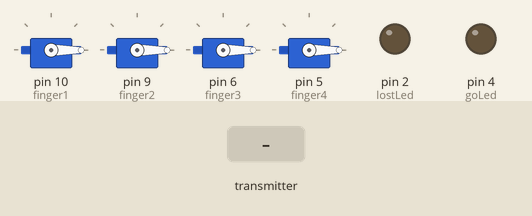
Simulated run of this sketch. Board: Arduino Uno, built with avr-gcc and run on an emulated ATmega328P. On the bench: 4 × servo, output pins drawn as LEDs (lit = HIGH). The inputs (shaded band) are chosen by the test bench. No radio packets arrive unless stated; what the sketch prints to the serial monitor is not drawn.

Above: at 1.2 s.
1.3 s: the transmitter starts sending flex1 = 0
At 1.6 s:
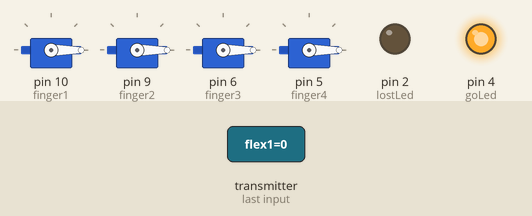
2.8 s: the transmitter starts sending flex2 = 64
At 4.0 s:
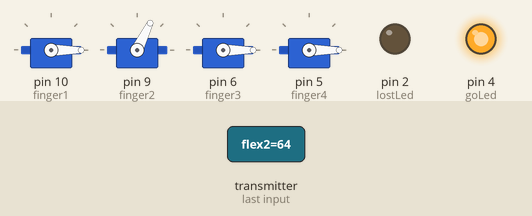
4.3 s: the transmitter starts sending flex3 = 128
At 5.3 s:
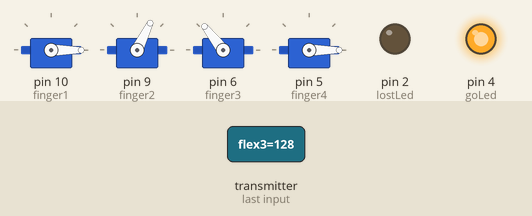
5.8 s: the transmitter starts sending flex4 = 64
At 6.4 s:
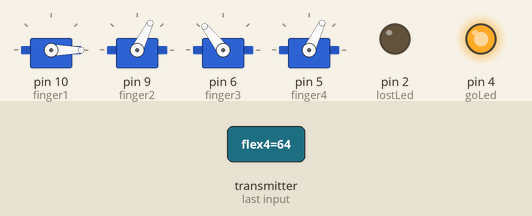
7.3 s: the transmitter starts sending flex1 = 64
At 7.6 s:
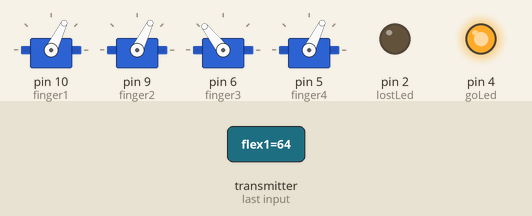
8.8 s: the transmitter starts sending flex2 = 0
At 9.9 s:
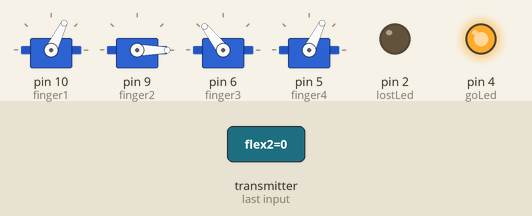
Timing chart, 0 to 11.3 s (numbered marks = the images above; inputs shaded):
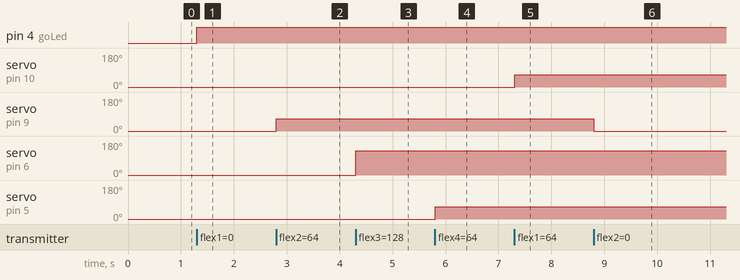

Measured:
- after the input at 1.3 s, pin 2 (lostLed): stays LOW (without the input it goes to HIGH after 0.71 s); pin 4 (goLed): LOW → HIGH at once
- after the input at 2.8 s, servo on pin 9 (finger2): 0° → 64° at once
- after the input at 4.3 s, servo on pin 6 (finger3): 0° → 128° at once
- after the input at 5.8 s, servo on pin 5 (finger4): 0° → 64° at once
- after the input at 7.3 s, servo on pin 10 (finger1): 0° → 64° at once
- after the input at 8.8 s, servo on pin 9 (finger2): 64° → 0° at once

The sketch:

Reciever.ino
```cpp
#include <SPI.h>
#include <RF24.h>
#include <nRF24L01.h>
#include <printf.h>
#include <RF24_config.h>
#define CE_PIN   7
#define CSN_PIN  8
RF24 radio(CE_PIN, CSN_PIN);
const uint64_t pipe = 0xE8E8F0F0E1LL;

#include <Servo.h>
Servo finger1;                    //index
Servo finger2;
Servo finger3;
Servo finger4;
int goLed = 4;
int lostLed = 2;
int reset = A0;                   //reset pin if lost
bool lost = 0;
struct flexData{
  byte flex1;
  byte flex2;
  byte flex3;
  byte flex4;
}; flexData data;

void setup(){
  Serial.begin(115200);
  Serial.println("Starting");
  pinMode(goLed, OUTPUT);
  pinMode(lostLed, OUTPUT);
  finger1.attach(10);             //pinky
  finger2.attach(9);
  finger3.attach(6);
  finger4.attach(5);
  radio.begin();
  //radio.setAutoAck(false);
  radio.setPALevel(RF24_PA_LOW);
  radio.setDataRate(RF24_250KBPS);
  radio.openReadingPipe(1,pipe);
  radio.setRetries(15,15);
  radio.startListening();
}

unsigned long lastRecvTime = 0;
void loop()
{
  while (radio.available()){                                 //If i get data, let me know
    radio.read(&data, sizeof(flexData));
    lastRecvTime = millis();
  }
  unsigned long now = millis();
  Serial.print(data.flex1); Serial.print("     ");            //index
  Serial.print(data.flex2); Serial.print("     ");
  Serial.print(data.flex3); Serial.print("     ");
  Serial.print(data.flex4); Serial.print("     ");
  finger1.write(data.flex1);                                  //index
  finger2.write(data.flex2);
  finger3.write(data.flex3);
  finger4.write(data.flex4);

  Serial.print("     Lost: ");                               //print status of lost variable for me
  Serial.print(lost);

  if(radio.available()) {
    Serial.print("                 Got!");
    digitalWrite(goLed,HIGH);
    digitalWrite(lostLed,LOW);
    lost = 0;
  }

  if(now-lastRecvTime > 2000 && !radio.available()) {         //If lost, reset fingers and board
    lost = 1;
    resetFingers();
    Serial.print("                 Lost!");
    digitalWrite(lostLed,HIGH);
    digitalWrite(goLed,LOW);
    Serial.print("       RESET !!" );
   // analogWrite(reset, 1023);
  }
  radio.startListening();
  Serial.println();
} //end of program

void resetFingers(){
  data.flex1 = 105;
  data.flex2 = 90;
  data.flex3 = 180;
  data.flex4 = 180;
}
```
